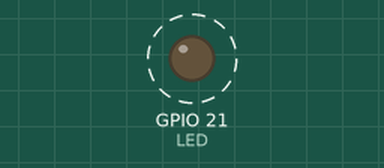
This sketch was run on a simulated ESP32. Parts: output pins drawn as LEDs (lit = HIGH). Dashed ring = blinking.

Above: at 0.5 s.
Timing chart, 0 to 4.6 s (numbered marks = the images above):
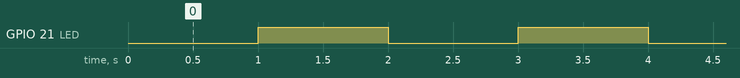

Measured:
- by itself, GPIO 21 (LED): alternates HIGH for 1.0 s and LOW for 1.0 s

The sketch:

Lab06_02_Buzzer.ino
```cpp
#define LED 21
hw_timer_t *My_timer = NULL;

// This is the Timer ISR. It is automatically called
// on a timer alarm event.
void IRAM_ATTR onTimer(){
  digitalWrite(LED, !digitalRead(LED));
}

void setup() {
  pinMode(LED, OUTPUT);
  My_timer = timerBegin(0, 80, true);  // use tiemr 0 and set prescale to 80 so 1 tick is 1 uSec
  timerAttachInterrupt(My_timer, &onTimer, true); // point to the ISR
  timerAlarmWrite(My_timer, 1000000, true);  // set alarm every 1 sec
  timerAlarmEnable(My_timer);  // enable the alarm
}

void loop() {

}
```
